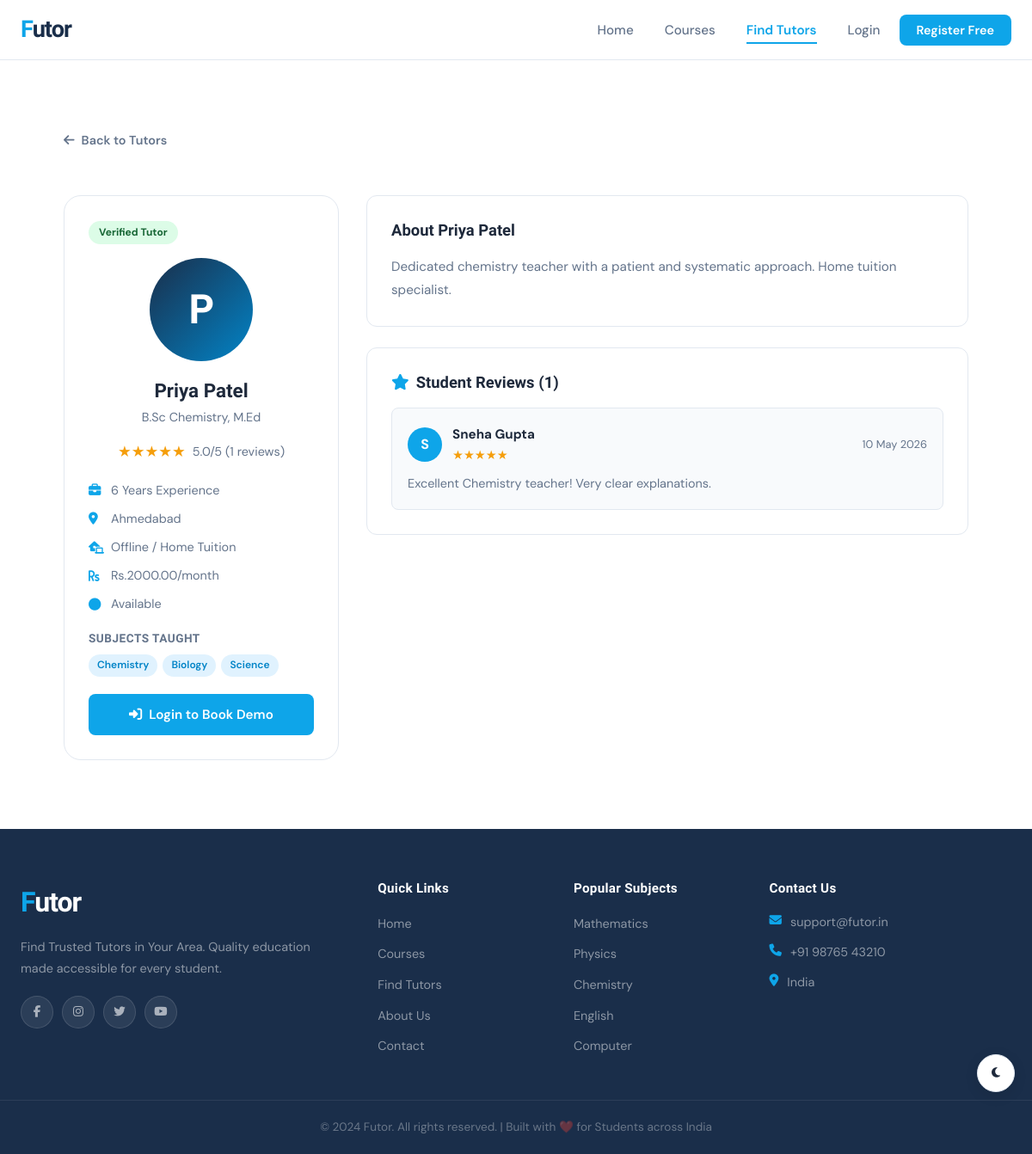
/tutors/4/, run on the app's committed database.
### accounts/models.py (models this page shows, shortened)
class CustomUser(AbstractBaseUser, PermissionsMixin):
    ROLE_CHOICES = [
        ('student', 'Student'),
        ('teacher', 'Teacher'),
    ]
    full_name = models.CharField(max_length=150, verbose_name='Full Name')
    email = models.EmailField(unique=True, verbose_name='Email Address')
    phone_number = models.CharField(max_length=15, blank=True, null=True)
    profile_image = models.ImageField(
        upload_to='profile_images/',
        blank=True,
        null=True,
        default=None
    )
    role = models.CharField(
        max_length=10,
        choices=ROLE_CHOICES,
        blank=True,
        null=True,
        verbose_name='User Role'
    )
    is_active = models.BooleanField(default=True)
    is_staff = models.BooleanField(default=False)
    date_joined = models.DateTimeField(auto_now_add=True)
    USERNAME_FIELD = 'email'
    REQUIRED_FIELDS = ['full_name']
    objects = CustomUserManager()
    class Meta:
        verbose_name = 'User'
        verbose_name_plural = 'Users'

class TeacherProfile(models.Model):
    TEACHING_MODE_CHOICES = [
        ('online', 'Online Only'),
        ('offline', 'Offline / Home Tuition'),
        ('both', 'Both Online & Offline'),
    ]
    user = models.OneToOneField(
        CustomUser,
        on_delete=models.CASCADE,
        related_name='teacher_profile'
    )
    qualification = models.CharField(max_length=200, blank=True)
    experience_years = models.PositiveIntegerField(default=0, verbose_name='Experience (Years)')
    subjects = models.CharField(max_length=500, blank=True, help_text='Comma separated subjects')
    fees_per_month = models.DecimalField(max_digits=8, decimal_places=2, default=0)
    location = models.CharField(max_length=200, blank=True)
    city = models.CharField(max_length=100, blank=True)
    teaching_mode = models.CharField(
        max_length=10,
        choices=TEACHING_MODE_CHOICES,
        default='both'
    )
    bio = models.TextField(blank=True)
    demo_video = models.FileField(upload_to='demo_videos/', blank=True, null=True)
    youtube_link = models.URLField(blank=True, null=True)
    is_verified = models.BooleanField(default=False)
    is_available = models.BooleanField(default=True)
    created_at = models.DateTimeField(auto_now_add=True)
    updated_at = models.DateTimeField(auto_now=True)
    class Meta:
        verbose_name = 'Teacher Profile'
        verbose_name_plural = 'Teacher Profiles'
    def get_subjects_list(self):
        return [s.strip() for s in self.subjects.split(',') if s.strip()]
    def get_average_rating(self):
        reviews = self.user.received_reviews.all()
        if reviews.exists():
            total = sum([r.rating for r in reviews])
            return round(total / reviews.count(), 1)
        return 0

### reviews/models.py (models this page shows, shortened)
class Review(models.Model):
    RATING_CHOICES = [(i, i) for i in range(1, 6)]
    student = models.ForeignKey(
        CustomUser,
        on_delete=models.CASCADE,
        related_name='given_reviews',
        limit_choices_to={'role': 'student'}
    )
    teacher = models.ForeignKey(
        CustomUser,
        on_delete=models.CASCADE,
        related_name='received_reviews',
        limit_choices_to={'role': 'teacher'}
    )
    rating = models.IntegerField(choices=RATING_CHOICES, default=5)
    review_text = models.TextField()
    created_at = models.DateTimeField(auto_now_add=True)
    class Meta:
        verbose_name = 'Review'
        verbose_name_plural = 'Reviews'
        ordering = ['-created_at']
        unique_together = ['student', 'teacher']   # One review per student per teacher

### tutors/views.py (the view)
# urls.py: path('<int:pk>/', views.tutor_detail, name='detail'),
def tutor_detail(request, pk):
    teacher_user = get_object_or_404(CustomUser, id=pk, role='teacher')
    try:
        teacher_profile = teacher_user.teacher_profile
    except TeacherProfile.DoesNotExist:
        teacher_profile = None
    reviews = Review.objects.filter(teacher=teacher_user).select_related('student')
    avg_rating = teacher_profile.get_average_rating() if teacher_profile else 0
    user_review = None
    if request.user.is_authenticated and request.user.role == 'student':
        user_review = reviews.filter(student=request.user).first()
    context = {
        'teacher': teacher_user,
        'profile': teacher_profile,
        'reviews': reviews,
        'avg_rating': avg_rating,
        'user_review': user_review,
        'page_title': f'{teacher_user.full_name} - Tutor Profile',
    }
    return render(request, 'tutors/tutor_detail.html', context)

### templates/tutors/tutor_detail.html (shortened to what this page needs)
{% extends 'base.html' %}
{% load static %}
{% block content %}
<section class="tutor-detail-page section-padding">
    <div class="container">
        <a href="{% url 'tutors:list' %}" class="back-link">
            <i class="fas fa-arrow-left"></i> Back to Tutors
        </a>
        <div class="tutor-detail-layout">
            <aside class="tutor-detail-sidebar">
                <div class="tutor-detail-card">
                    {% if profile.is_verified %}
                    <div class="tutor-badge verified detail-badge">Verified Tutor</div>
                    {% endif %}
                    <div class="tutor-detail-image">
                        {% if teacher.profile_image %}
                            <img src="{{ teacher.profile_image.url }}" alt="{{ teacher.full_name }}" class="detail-avatar">
                        {% else %}
                            <div class="detail-avatar-placeholder">{{ teacher.full_name|first|upper }}</div>
                        {% endif %}
                    </div>
                    <h1 class="detail-name">{{ teacher.full_name }}</h1>
                    <p class="detail-qual">{{ profile.qualification|default:"Qualified Teacher" }}</p>
                    {% if avg_rating > 0 %}
                    <div class="detail-rating">
                        <span class="detail-stars">
                            {% for i in "12345" %}{% if forloop.counter <= avg_rating %}★{% else %}☆{% endif %}{% endfor %}
                        </span>
                        <span>{{ avg_rating }}/5 ({{ reviews.count }} reviews)</span>
                    </div>
                    {% endif %}
                    <div class="detail-info-list">
                        <div class="detail-info-item"><i class="fas fa-briefcase"></i><span>{{ profile.experience_years|default:"0" }} Years Experience</span></div>
                        <div class="detail-info-item"><i class="fas fa-map-marker-alt"></i><span>{{ profile.city|default:"Not set" }}</span></div>
                        {% if profile %}
                        <div class="detail-info-item"><i class="fas fa-laptop-house"></i><span>{{ profile.get_teaching_mode_display }}</span></div>
                        <div class="detail-info-item"><i class="fas fa-rupee-sign"></i><span>{% if profile.fees_per_month %}Rs.{{ profile.fees_per_month }}/month{% else %}Negotiable{% endif %}</span></div>
                        <div class="detail-info-item">
                            <i class="fas fa-circle {% if profile.is_available %}text-green{% else %}text-red{% endif %}"></i>
                            <span>{% if profile.is_available %}Available{% else %}Not Available{% endif %}</span>
                        </div>
                        {% endif %}
                    </div>
                    {% if profile.get_subjects_list %}
                    <div class="detail-subjects">
                        <h4>Subjects Taught</h4>
                        <div class="subjects-wrap">
                            {% for subject in profile.get_subjects_list %}
                            <span class="subject-tag">{{ subject }}</span>
                            {% endfor %}
                        </div>
                    </div>
                    {% endif %}
                    <div class="detail-actions">
                        {% if user.is_authenticated %}
                            {% if user.role == 'student' %}
                            <a href="{% url 'bookings:book_demo' teacher.id %}" class="btn-primary btn-full">
                                <i class="fas fa-calendar-plus"></i> Book Demo Class
                            </a>
                            <a href="{% url 'dashboard:toggle_favorite' teacher.id %}" class="btn-outline btn-full" style="margin-top:10px;">
                                <i class="fas fa-heart"></i> Add to Favorites
                            </a>
                            {% endif %}
                        {% else %}
                        <a href="{% url 'accounts:login' %}" class="btn-primary btn-full">
                            <i class="fas fa-sign-in-alt"></i> Login to Book Demo
                        </a>
                        {% endif %}
                    </div>
                </div>
            </aside>
            <main class="tutor-detail-main">
                {% if profile.bio %}
                <div class="detail-section">
                    <h2>About {{ teacher.full_name }}</h2>
                    <p class="detail-bio">{{ profile.bio }}</p>
                </div>
                {% endif %}
                <div class="detail-section">
                    <h2><i class="fas fa-star"></i> Student Reviews ({{ reviews.count }})</h2>
                    {% if reviews %}
                    <div class="reviews-list">
                        {% for review in reviews %}
                        <div class="review-item">
                            <div class="review-header">
                                <div class="reviewer-avatar">{{ review.student.full_name|first|upper }}</div>
                                <div class="reviewer-info">
                                    <strong>{{ review.student.full_name }}</strong>
                                    <div class="review-stars">
                                        {% for i in "12345" %}{% if forloop.counter <= review.rating %}★{% else %}☆{% endif %}{% endfor %}
                                    </div>
                                </div>
                                <span class="review-date">{{ review.created_at|date:"d M Y" }}</span>
                            </div>
                            <p class="review-text">{{ review.review_text }}</p>
                        </div>
                        {% endfor %}
                    </div>
                    {% else %}
                    <div class="empty-state small">
                        <i class="fas fa-comment-slash"></i>
                        <p>No reviews yet. Be the first to review!</p>
                    </div>
                    {% endif %}
                </div>
            </main>
        </div>
    </div>
</section>
{% endblock %}

### data on the page
CustomUser: full_name|first "P", full_name "Priya Patel"
TeacherProfile: qualification "B.Sc Chemistry, M.Ed", experience_years "6", city "Ahmedabad", teaching_mode "Offline / Home Tuition", fees_per_month "2000.00", bio "Dedicated chemistry teacher with a patient and systematic approach. Home tuition specialist."
Review: student.full_name|first "S", student.full_name "Sneha Gupta", created_at "10 May 2026", review_text "Excellent Chemistry teacher! Very clear explanations."

### other printed values
{{ avg_rating }} "5.0"
{{ reviews.count }} "1"
{{ subject }} "Chemistry" "Biology" "Science"
